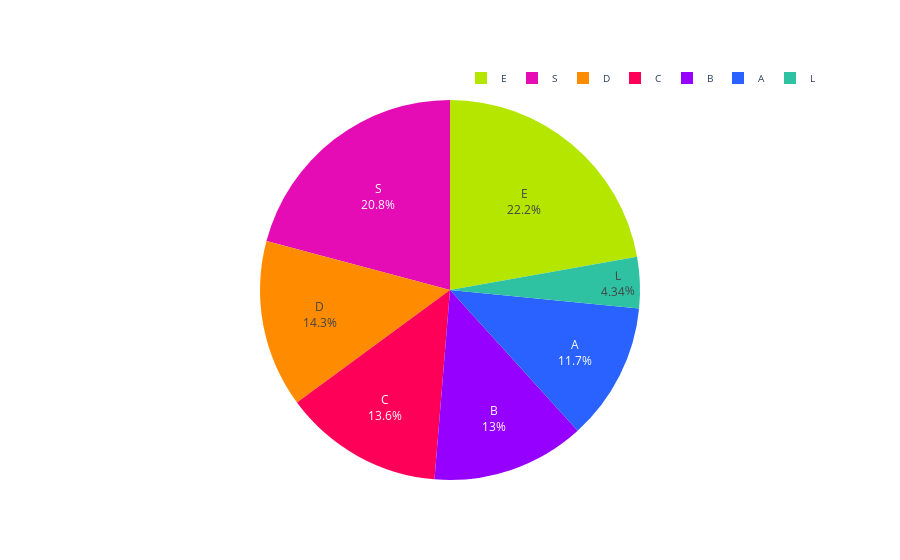

The code cell stored with this chart in its notebook:
### Code cell
segmentos = resultados['segmento']
porcentajes_totales = resultados['porcentaje_del_total']

# Definir los colores por clase
colores = ['#2962ff', '#9500ff', '#ff0059', '#ff8c00', '#b4e600', '#2EC2A2','#E50CB6','#4225CF','#2CBA4D']

fig = go.Figure(data=[go.Pie(labels=segmentos, values=porcentajes_totales, marker=dict(colors=colores))])
fig.update_traces(textinfo='percent+label', textposition='inside')
fig.update_layout(
   yaxis=dict(
            # title='Rango de Edad', 
            gridcolor='#dddcda', # Color de las líneas que dividen los rangos del eje Y
        ),
        legend=dict(
            font_size=10,
            orientation='h',  # Orientación horizontal de la leyenda
            yanchor='bottom',  # Anclar al borde inferior
            y=1.02,  # Colocar la leyenda justo debajo del gráfico
            xanchor='right',
            x=1
            ),
        
        plot_bgcolor='rgba(0,0,0,0)',  # Color de fondo del gráfico
)

# Exportar gráfica como archivo HTML
def guardar_grafico_como_html(fig, nombre_archivo, carpeta='graficas'):
    # Crear la carpeta si no existe
    if not os.path.exists(carpeta):
        os.makedirs(carpeta)
    
    # Gráfica como archivo HTML en la carpeta especificada
    pio.write_html(fig, f'{carpeta}/{nombre_archivo}.html')
    # pio.write_html(fig, f'{carpeta}/{nombre_archivo}.png')

guardar_grafico_como_html(fig, 'g_pie_dist_propiedades_segmento_puebla_2024', carpeta='graficas')

fig.show()

### Figure 1 — Plotly figure (JSON) as saved in the notebook; plotly's stock layout.template omitted (floating-point values rounded to 4 significant figures)
{"data": [{"labels": ["A", "B", "C", "D", "E", "L", "S"], "marker": {"colors": ["#2962ff", "#9500ff", "#ff0059", "#ff8c00", "#b4e600", "#2EC2A2", "#E50CB6", "#4225CF", "#2CBA4D"]}, "textinfo": "percent+label", "textposition": "inside", "type": "pie", "values": [11.73, 13.03, 13.6, 14.26, 22.2, 4.339, 20.84]}], "layout": {"legend": {"font": {"size": 10}, "orientation": "h", "x": 1, "xanchor": "right", "y": 1.02, "yanchor": "bottom"}, "plot_bgcolor": "rgba(0,0,0,0)", "yaxis": {"gridcolor": "#dddcda"}}}
